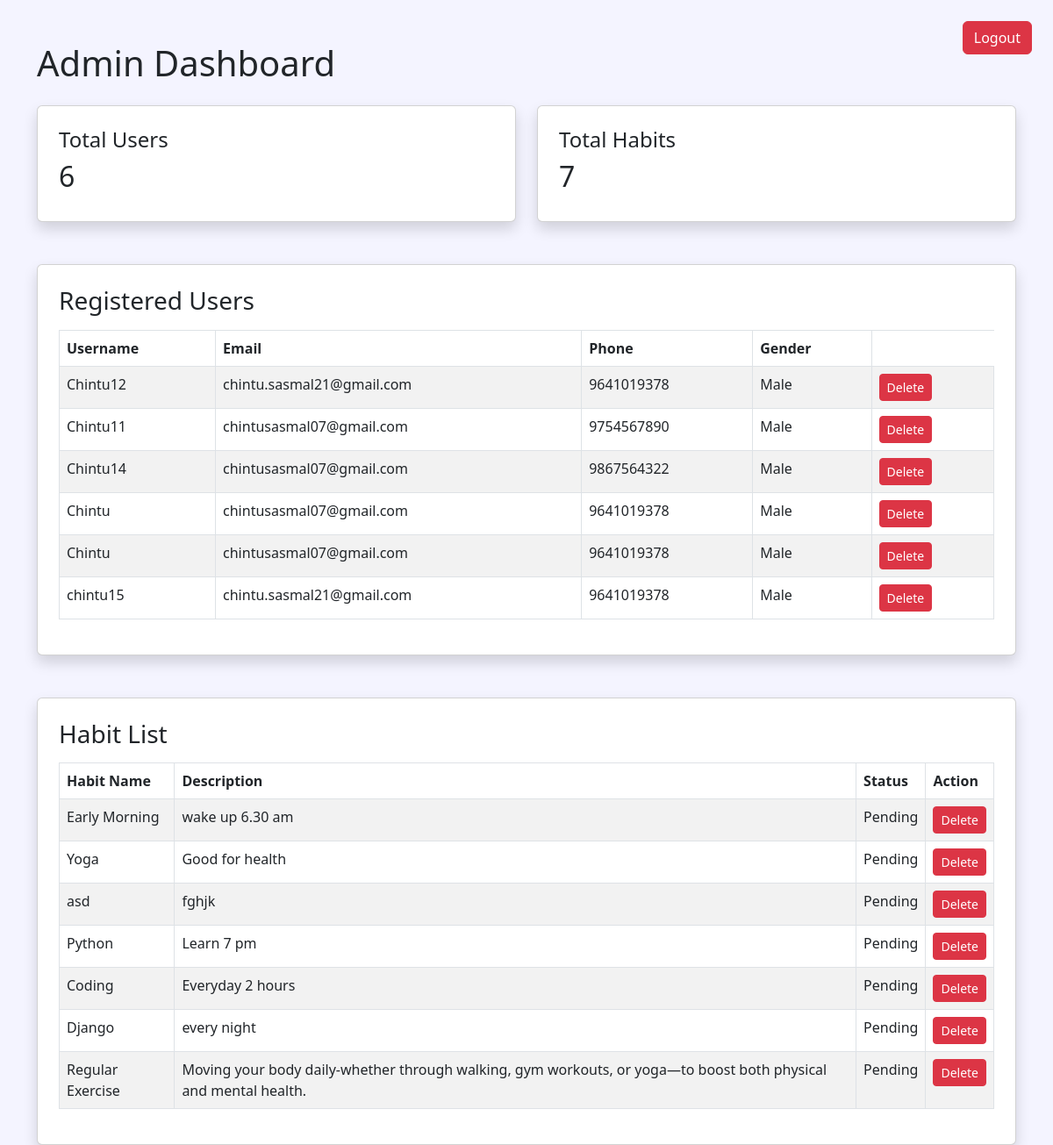
Page /admin-dashboard/ (signed in) on the earlier database version.
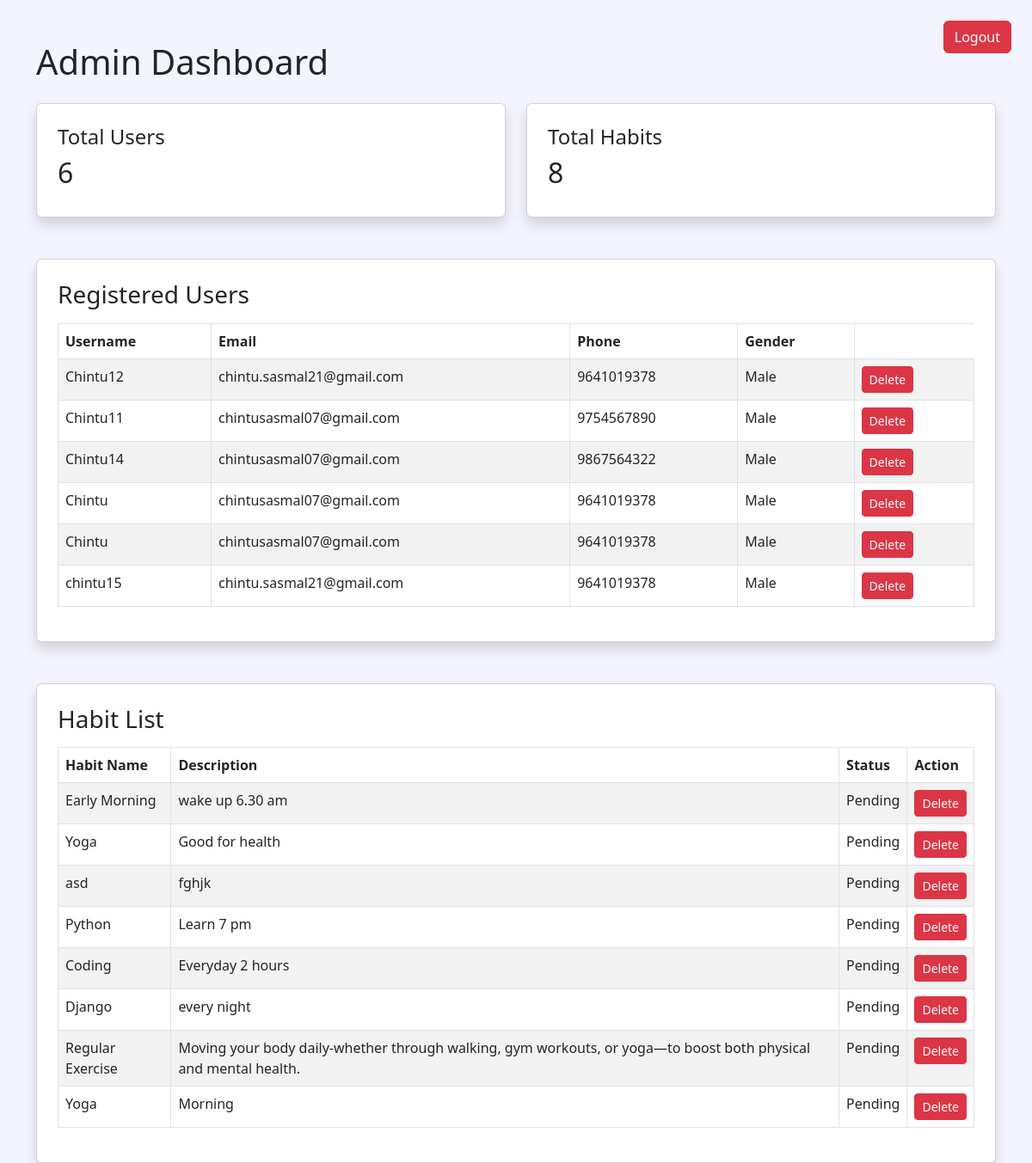
Same page on the later database version.
### habits/models.py (models this page shows, shortened)
class Register(models.Model):
    username = models.CharField(max_length=100)
    email = models.EmailField()
    phone = models.CharField(max_length=15)
    gender = models.CharField(max_length=10)
    password = models.CharField(max_length=100)

class Habit(models.Model):
    user = models.ForeignKey(
        User,
        on_delete=models.CASCADE
    )
    name = models.CharField(
        max_length=200
    )
    description = models.TextField(
        blank=True
    )
    category = models.CharField(
    max_length=50,
    default="Health"
    )
    frequency = models.CharField(
    max_length=20,
    default="Daily"
    )
    reminder_time = models.TimeField(
    null=True,
    blank=True
    )
    status = models.CharField(
        max_length=20,
        choices=[
            ('Pending', 'Pending'),
            ('Completed', 'Completed'),
        ],
        default='Pending'
    )
    start_date = models.DateField()
    end_date = models.DateField( null=True,
    blank=True)

### habits/views.py (the view)
# urls.py: path('admin-dashboard/', views.admin_dashboard, name='admin_dashboard'),
@login_required(login_url='/admin-login/')
def admin_dashboard(request):
    total_users = Register.objects.count()
    total_habits = Habit.objects.count()
    habits = Habit.objects.all()
    users = Register.objects.all()
    context = {
        'total_users': total_users,
        'total_habits': total_habits,
        'habits': habits,
        'users': users,
    }
    return render(
        request,
        'habits/admin_dashboard.html',
        context
    )

### habits/templates/habits/admin_dashboard.html (shortened to what this page needs)
<!DOCTYPE html>
<html lang="en">
<head>
    <link href="https://cdn.jsdelivr.net/npm/bootstrap@5.3.0/dist/css/bootstrap.min.css"
          rel="stylesheet">
</head>
<body style="background:#f4f4ff;">
<div class="container mt-5">
    <div class="d-flex justify-content-between align-items-center mb-4">
        <a href="/logout/"
           class="btn btn-danger position-absolute top-0 end-0 m-4">
           Logout
        </a>
        <h1 class="m-0">
            Admin Dashboard
        </h1>
    </div>
    <div class="row mb-5">
        <div class="col-md-6">
            <div class="card p-4 shadow">
                <h4>Total Users</h4>
                <h2>{{ total_users }}</h2>
            </div>
        </div>
        <div class="col-md-6">
            <div class="card p-4 shadow">
                <h4>Total Habits</h4>
                <h2>{{ total_habits }}</h2>
            </div>
        </div>
    </div>
    <div class="card p-4 shadow mb-5">
        <h3 class="mb-3">
            Registered Users
        </h3>
        <table class="table table-bordered table-striped">
            <thead>
                <tr>
                    <th>Username</th>
                    <th>Email</th>
                    <th>Phone</th>
                    <th>Gender</th>
                </tr>
            </thead>
            <tbody>
                {% for user in users %}
                <tr>
                    <td>{{ user.username }}</td>
                    <td>{{ user.email }}</td>
                    <td>{{ user.phone }}</td>
                    <td>{{ user.gender }}</td>
                    <td>
                      <a href="/delete-user/{{ user.id }}/"
                         class="btn btn-danger btn-sm">
                          Delete
                      </a>
                    </td>
                </tr>
                {% empty %}
                <tr>
                    <td colspan="4" class="text-center">
                        No Users Found
                    </td>
                </tr>
                {% endfor %}
            </tbody>
        </table>
    </div>
    <div class="card p-4 shadow">
        <h3 class="mb-3">
            Habit List
        </h3>
        <table class="table table-bordered table-striped">
            <thead>
                <tr>
                    <th>Habit Name</th>
                    <th>Description</th>
                    <th>Status</th>
                    <th>Action</th>
                </tr>
            </thead>
            <tbody>
                {% for habit in habits %}
                <tr>
                    <td>{{ habit.name }}</td>
                    <td>{{ habit.description }}</td>
                    <td>{{ habit.status }}</td>
                    <td>
                        <a href="/delete-habit/{{ habit.id }}/"
                           class="btn btn-danger btn-sm">
                            Delete
                        </a>
                    </td>
                </tr>
                {% empty %}
                <tr>
                    <td colspan="4" class="text-center">
                        No Habits Found
                    </td>
                </tr>
                {% endfor %}
            </tbody>
        </table>
    </div>
</div>
</body>
</html>

Differences in the rows shown:
added Habit: name "Yoga", description "Morning", status "Pending"
Other differences:
{{ total_habits }}: "7" → "8"
